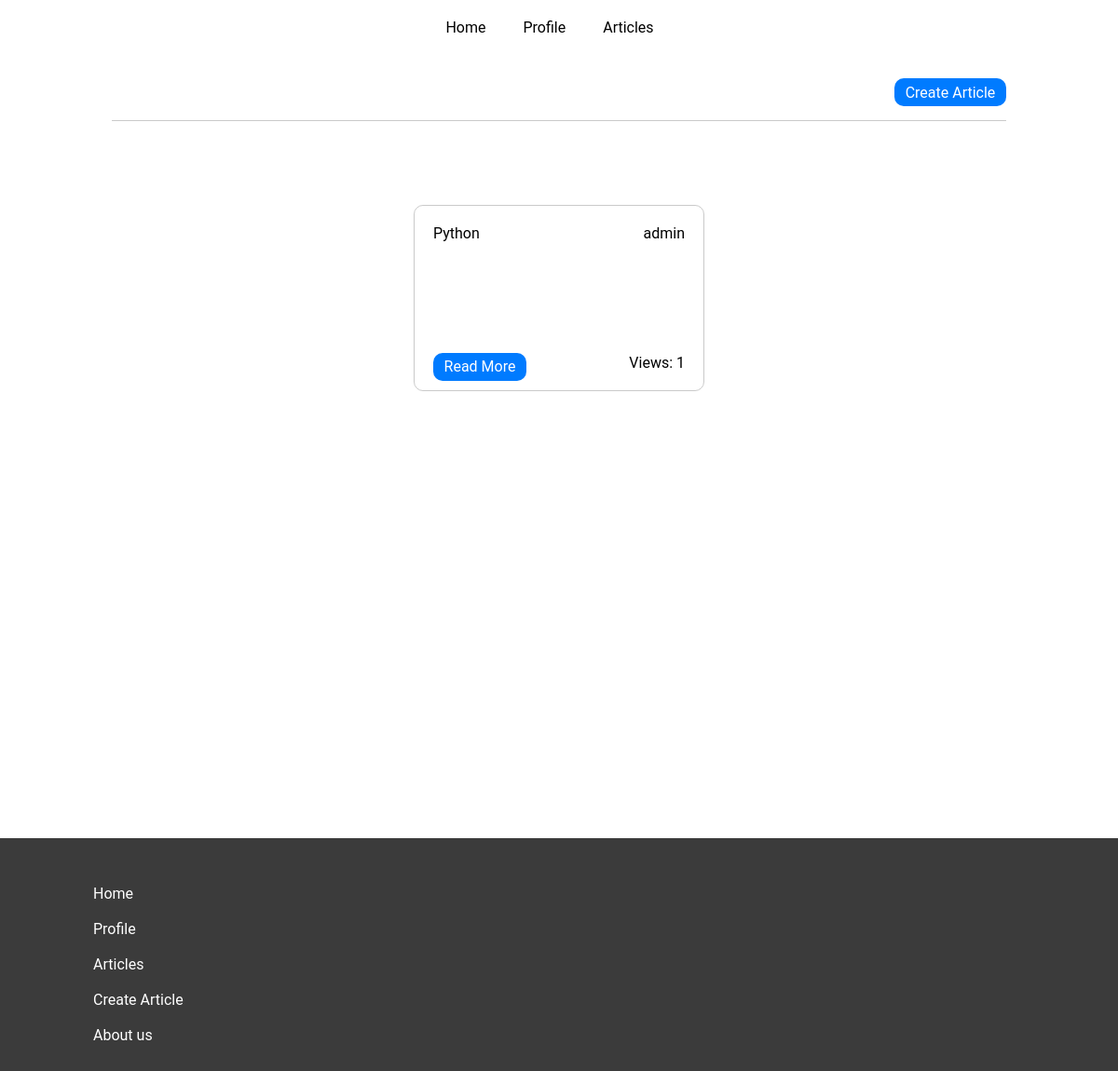
The page /articles/ on the database as committed earlier.
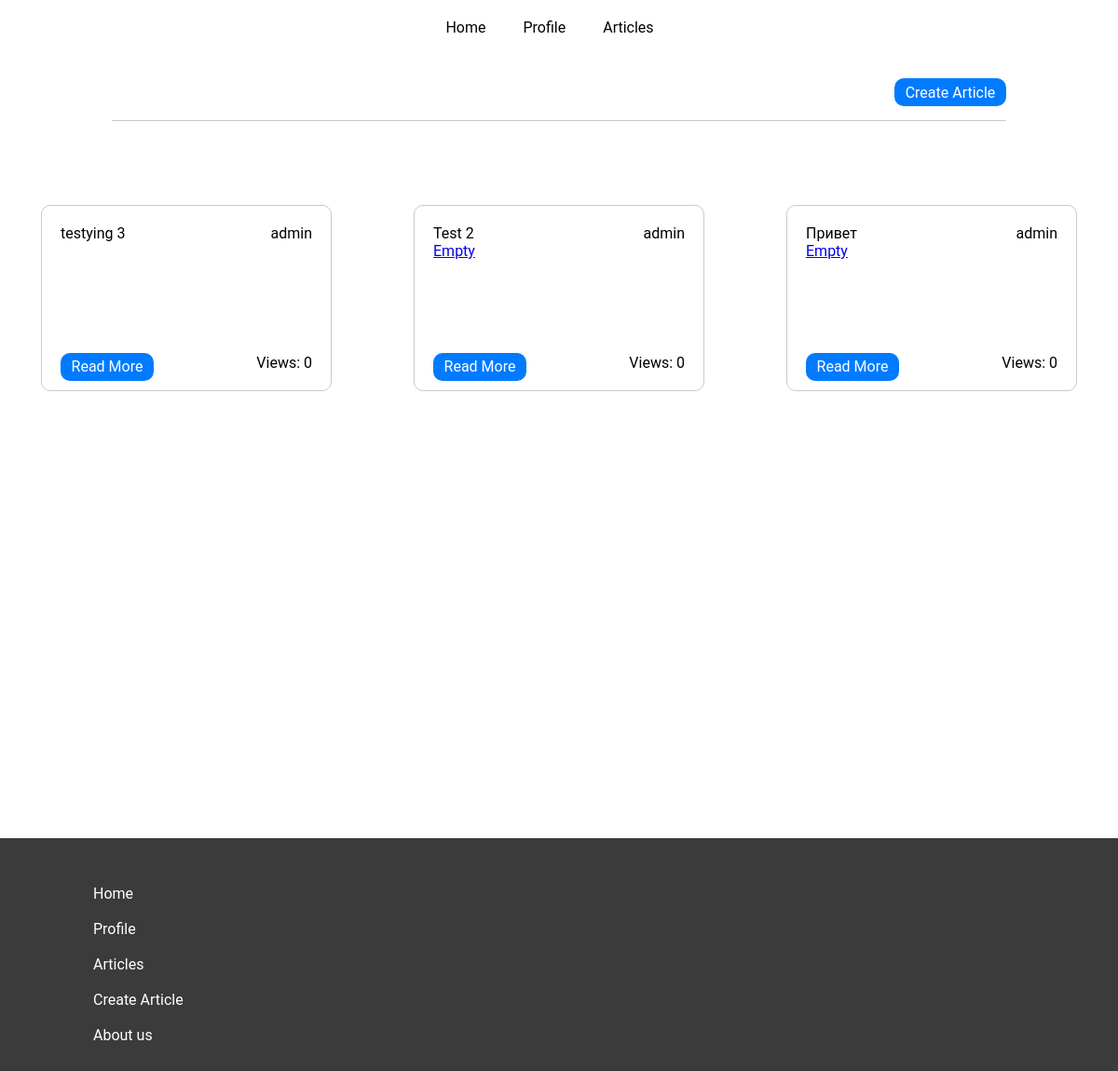
The same page on the database as committed later.
### main/models.py (models this page shows, shortened)
class Article(models.Model):
    title = models.CharField(verbose_name='title', max_length=255, blank=True)
    content = RichTextField(verbose_name='content', blank=True)
    date = models.DateTimeField(verbose_name='date', auto_now_add=True)
    views = models.ManyToManyField(Ip, related_name="post_views", blank=True)
    author = models.ForeignKey(User, verbose_name='author', on_delete=models.CASCADE)
    slug = models.SlugField(verbose_name='slug', unique=True, blank=False)
    category = models.ManyToManyField(Category, verbose_name='category', blank=True)
    def get_absolute_url(self):
        return reverse('article', kwargs={'article_slug': self.slug})
    def total_views(self):
        return self.views.count()

class User(AbstractBaseUser):
    email = models.EmailField(verbose_name='email address', max_length=255, unique=True)
    username = models.CharField(verbose_name='name', max_length=30, blank=True, unique=True)
    is_staff = models.BooleanField(verbose_name='staff', default=False)
    is_superuser = models.BooleanField(verbose_name='superuser', default=False)
    avatar = models.ImageField(verbose_name='avatar', upload_to='avatar/%Y-%m-%d/', blank=True, default='avatar.svg')
    can_manage_article = models.BooleanField(verbose_name='can manage article', default=False)
    objects = UserManager()
    USERNAME_FIELD = 'email'
    REQUIRED_FIELDS = ['username']

class Category(models.Model):
    title = models.CharField(verbose_name='title', max_length=255, blank=True)
    slug = models.SlugField(verbose_name='slug', unique=True, blank=False)
    def get_absolute_url(self):
        return reverse('articles', kwargs={'category_slug': self.slug})

### main/views.py (the view)
# urls.py: path('articles/', views.articles, name='articles'),
def articles(request):
    articles_model = Article.objects.order_by('-date')
    return render(request, 'main/articles.html', context = {'articles': articles_model})

### main/templates/main/articles.html (shortened to what this page needs)
{% extends './base.html' %}
{% block content %}
<div class="articles">
    <div class="articles_create">
        <a href="{% url 'create_article' %}">Create Article</a>
    </div>
    <div class="line"></div>
    <div class="articles_page">
        {% for article in articles %}
            <div class="articles_page_information">
                {{ article.title }}
                <div class="articles_page_information_author">
                    <a href="{% url 'profile' article.author.username %}">{{ article.author.username}}</a>
                </div>
                <br>
                {% for category in article.category.all %}
                    <a href="{{ category.get_absolute_url }}">{{ category.title }}</a>
                {% endfor %}
                <br><br>
                <div class="articles_page_information_read-more">
                    <a href="{{ article.get_absolute_url }}">Read More</a>
                </div><br>
                <div class="articles_page_information_viewing">
                    Views: {{ article.total_views }}
                </div>
            </div>
        {% endfor %}
    </div>
</div>
{% endblock %}

Rows that differ between the two databases and show on the page:
added Article: title "testying 3", author.username "admin", total_views "0"
added Article: title "Test 2", author.username "admin", total_views "0"
now on this page (row edited): Category: title "Empty"
changed Article: title "Python" → "Привет"; total_views "1" → "0"
